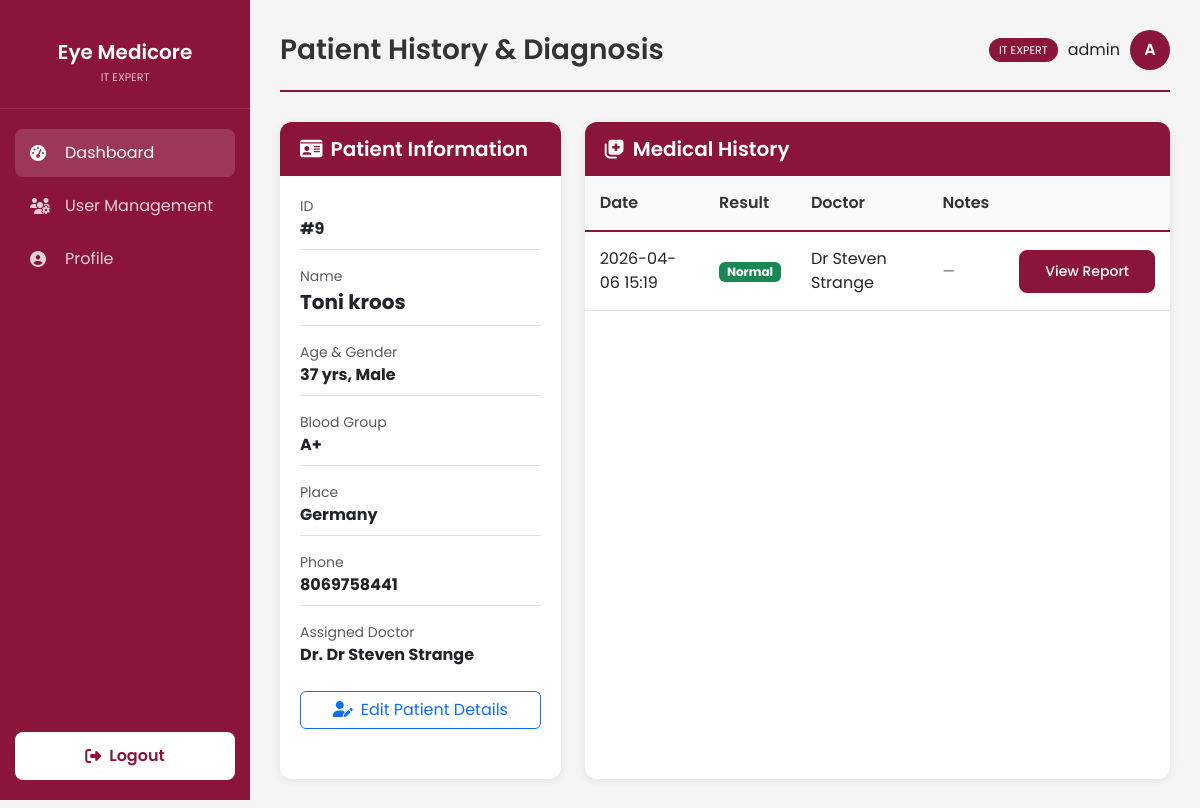
The app's page /patient/9 (signed in), older data.
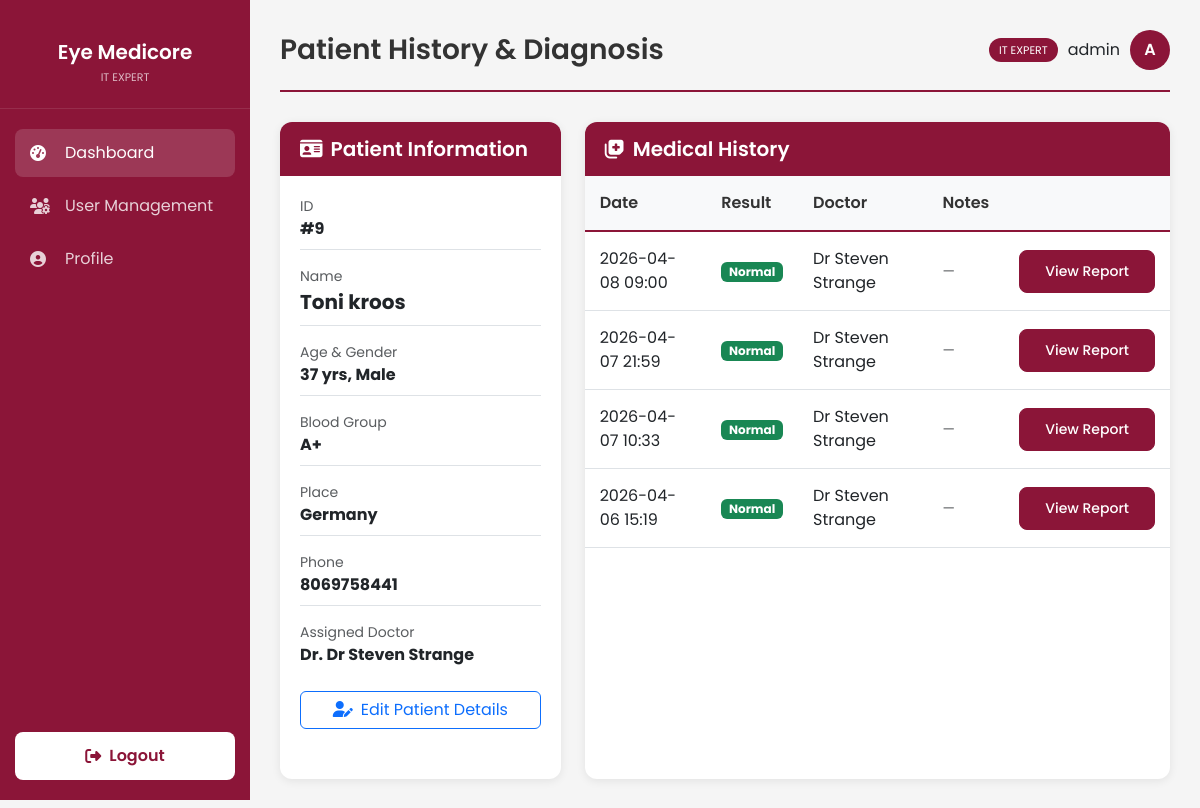
The same page, newer data.
### models.py (models this page shows, shortened)
class Diagnosis(db.Model):
    id = db.Column(db.Integer, primary_key=True)
    patient_id = db.Column(db.Integer, db.ForeignKey('patient.id'), nullable=False)
    doctor_id = db.Column(db.Integer, db.ForeignKey('user.id'))
    disease = db.Column(db.String(50), nullable=False)
    probability = db.Column(db.Float, nullable=False)
    image_path = db.Column(db.String(200), nullable=False)
    date = db.Column(db.DateTime, default=get_local_time)
    notes = db.Column(db.Text)
    doctor = db.relationship('User', backref=db.backref('diagnoses', lazy=True))

class User(UserMixin, db.Model):
    id = db.Column(db.Integer, primary_key=True)
    username = db.Column(db.String(100), unique=True, nullable=False)
    password_hash = db.Column(db.String(200), nullable=False)
    role = db.Column(db.String(20), nullable=False, default='staff') # it_expert, doctor, staff
    blood_group = db.Column(db.String(5), nullable=False)
    email = db.Column(db.String(120), unique=True)
    phone_number = db.Column(db.String(20), unique=True)
    account_status = db.Column(db.String(20), default='Active')
    created_at = db.Column(db.DateTime, default=get_local_time)
    last_login = db.Column(db.DateTime)
    otp_secret = db.Column(db.String(6))
    otp_expiry = db.Column(db.DateTime)
    doctor_id = db.Column(db.Integer, db.ForeignKey('user.id'), nullable=True)
    doctor = db.relationship('User', remote_side=[id], backref='staff_members')

### app.py (the view)
@app.route('/patient/<int:patient_id>', methods=['GET'])
@login_required
def patient_dashboard(patient_id):
    if current_user.role not in ['staff', 'doctor', 'it_expert']:
        flash('Unauthorized', 'danger')
        return redirect(url_for('index'))
    patient = Patient.query.get_or_404(patient_id)
    if current_user.role == 'staff' and patient.doctor_id != current_user.doctor_id:
        flash('Unauthorized to view this patient.', 'danger')
        return redirect(url_for('dashboard'))
    if current_user.role == 'doctor' and patient.doctor_id != current_user.id:
        flash('Unauthorized to view this patient.', 'danger')
        return redirect(url_for('dashboard'))
    return render_template('patient_dashboard.html', patient=patient)

### app.py (called while the page is built)
@login_manager.user_loader
def load_user(user_id):
    return User.query.get(int(user_id))

### templates/patient_dashboard.html (shortened to what the changed rows need)
{% extends "base_dashboard.html" %}
{% block page_title %}Patient History & Diagnosis{% endblock %}
{% block content %}
<div class="row">
    <div class="col-md-8">
        <div class="card h-100">
            <div class="card-body p-0">
                <div class="table-responsive">
                    <table class="table mb-0">
                        <thead>
                            <tr>
                                <th>Date</th>
                                <th>Result</th>
                                <th>Doctor</th>
                                <th>Notes</th>
                                <th></th>
                            </tr>
                        </thead>
                        <tbody>
                            {% for diagnosis in patient.diagnoses|sort(attribute='id', reverse=True) %}
                            <tr>
                                <td>{{ diagnosis.date.strftime('%Y-%m-%d %H:%M') if diagnosis.date else 'N/A' }}</td>
                                <td><span
                                        class="badge bg-{{ 'success' if 'Normal' in diagnosis.disease else 'danger' }}">{{
                                        diagnosis.disease }}</span></td>
                                <td>{{ diagnosis.doctor.username if diagnosis.doctor else 'N/A' }}</td>
                                <td class="small" style="max-width: 180px;">{% if diagnosis.notes %}<span style="white-space: pre-wrap;">{{ diagnosis.notes }}</span>{% else %}<span class="text-muted">—</span>{% endif %}</td>
                                <td class="text-nowrap">
                                    <a href="{{ url_for('diagnosis_report', id=diagnosis.id) }}" class="btn btn-sm btn-primary">View Report</a>
                                </td>
                            </tr>
                            {% else %}
                            <tr>
                                <td colspan="6" class="text-center py-5 text-muted">No diagnosis history found.</td>
                            </tr>
                            {% endfor %}
                        </tbody>
                    </table>
                </div>
            </div>
        </div>
    </div>
</div>
{% endblock %}

Row changes from the older to the newer data that the page shows:
added Diagnosis: date "2026-04-08 09:00", disease "Normal", doctor "Dr Steven Strange"
added Diagnosis: date "2026-04-07 21:59", disease "Normal", doctor "Dr Steven Strange"
added Diagnosis: date "2026-04-07 10:33", disease "Normal", doctor "Dr Steven Strange"
